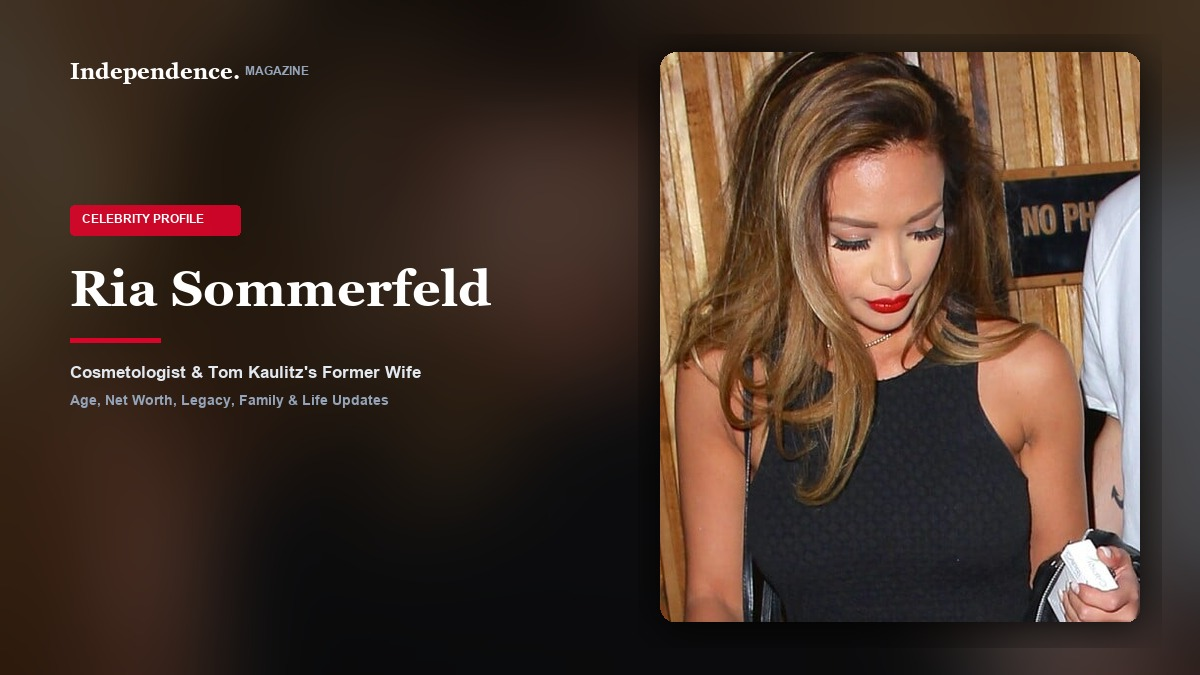
#> input picture assets/covers/ria-sommerfeld-cover.jpg, 1200 x 675 px, given in place of test_ria_purepeople.jpg, which was not available
$ python generate_batch13_covers.py
#> lines starting #> are read from the running program, lines starting #| are printed output that depends on the picture; pictures that were not available may be replaced by others from this repository, and a replacement may not be noted
import os
from PIL import Image, ImageDraw, ImageFont, ImageFilter, ImageEnhance

SCRIPT_DIR = os.path.dirname(os.path.abspath(__file__))
BASE_DIR = os.path.abspath(os.path.join(SCRIPT_DIR, ".."))
COVERS_DIR = os.path.join(BASE_DIR, "assets", "covers")
ART_DIR = r"C:\Users\Lapzone.pk\.gemini\antigravity\brain\896bc68d-223d-4f88-b2d0-574555754628"
os.makedirs(COVERS_DIR, exist_ok=True)

PROFILES = [
    {
        "id": "ria-sommerfeld",
        "src_image": os.path.join(ART_DIR, "test_ria_purepeople.jpg"),
        "crop_box": (70, 180, 560, 760),
        "name": "Ria Sommerfeld",
        "category": "Celebrity",
        "subtitle": "Cosmetologist & Tom Kaulitz's Former Wife",
        "cover_filename": "ria-sommerfeld-cover.jpg",
        "middle_src": os.path.join(ART_DIR, "test_ria_gala.jpg"),
        "middle_crop": (0, 40, 960, 580),
        "middle_filename": "ria-sommerfeld-middle.jpg"
    },
    {
        "id": "ashton-meem",
        "src_image": os.path.join(ART_DIR, "test_b13_ashton_meem_1.jpg"),
        "crop_box": (200, 300, 1050, 1310),
        "name": "Ashton Meem",
        "category": "Biography",
        "subtitle": "Advertising Executive & Russell Wilson's First Wife",
        "cover_filename": "ashton-meem-cover.jpg",
        "middle_src": os.path.join(ART_DIR, "test_b13_ashton_meem_6.jpg"),
        "middle_crop": (100, 100, 1850, 1080),
        "middle_filename": "ashton-meem-middle.jpg"
    },
    {
        "id": "laura-quinn-hawk",
        "src_image": os.path.join(ART_DIR, "test_b13_laura_quinn_hawk_1.jpg"),
        "crop_box": (100, 400, 1700, 2300),
        "name": "Laura Quinn Hawk",
        "category": "Celebrity",
        "subtitle": "Interior Designer & A.J. Hawk's Wife",
        "cover_filename": "laura-quinn-hawk-cover.jpg",
        "middle_src": os.path.join(ART_DIR, "test_b13_laura_quinn_hawk_3.jpg"),
        "middle_crop": (0, 60, 1354, 820),
        "middle_filename": "laura-quinn-hawk-middle.jpg"
    }
]

def generate_cover(item):
    width, height = 1200, 675
    raw_img = Image.open(item["src_image"]).convert("RGB")
#> raw_img is the input picture: PIL image 1200x675 RGB; mean R, G, B 71.6, 53.5, 43.4
    cropped_subject = raw_img.crop(item["crop_box"])

    # 1. Background: Blurred & Darkened version of subject photo
    bg = cropped_subject.resize((width, height), Image.Resampling.LANCZOS)
    bg = bg.filter(ImageFilter.GaussianBlur(radius=42))
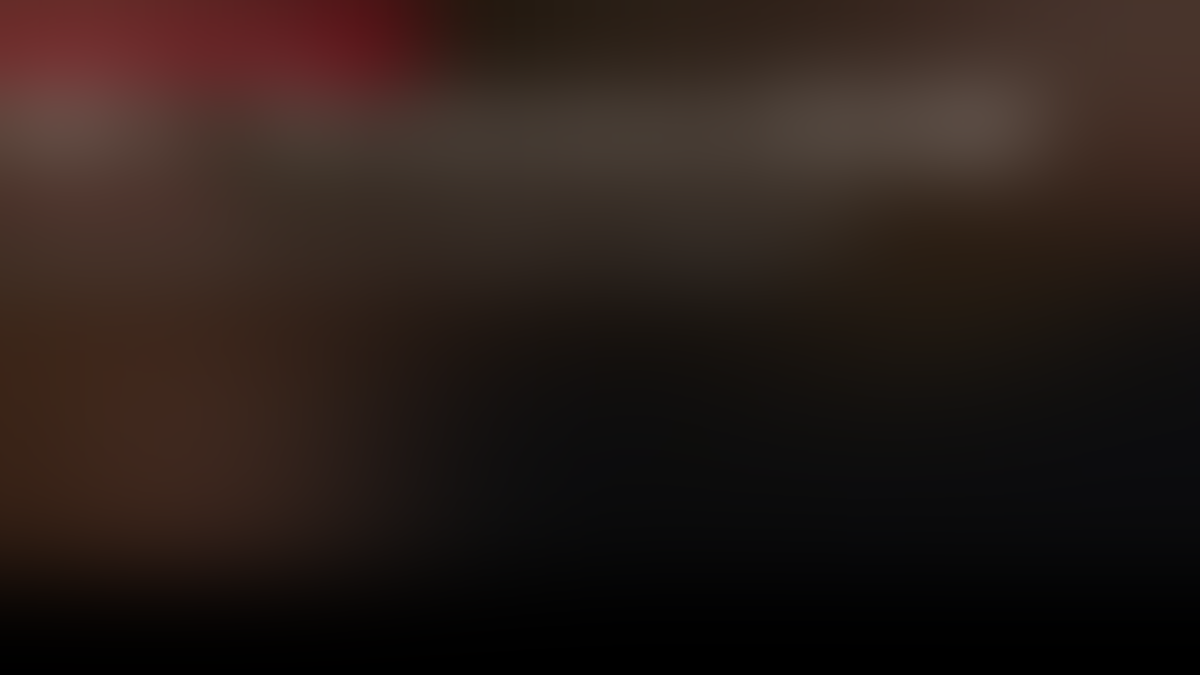
#> bg: PIL image 1200x675 RGB; mean R, G, B 41.4, 29.3, 24.6
    enhancer = ImageEnhance.Brightness(bg)
    bg = enhancer.enhance(0.35)

    # 2. Foreground Portrait Box (480 x 570)
    pw, ph = 480, 570
    sw, sh = cropped_subject.size
#> sw = 490; sh = 580
    target_ratio = pw / ph
    cur_ratio = sw / sh
#> cur_ratio = 0.845

    if cur_ratio > target_ratio:
        new_w = int(sh * target_ratio)
#> new_w = 488
        left = (sw - new_w) // 2
#> left = 1
        p_crop = cropped_subject.crop((left, 0, left + new_w, sh))
    else:
        new_h = int(sw / target_ratio)
        top = (sh - new_h) // 4
        p_crop = cropped_subject.crop((0, max(0, top), sw, min(sh, top + new_h)))

    portrait = p_crop.resize((pw, ph), Image.Resampling.LANCZOS)
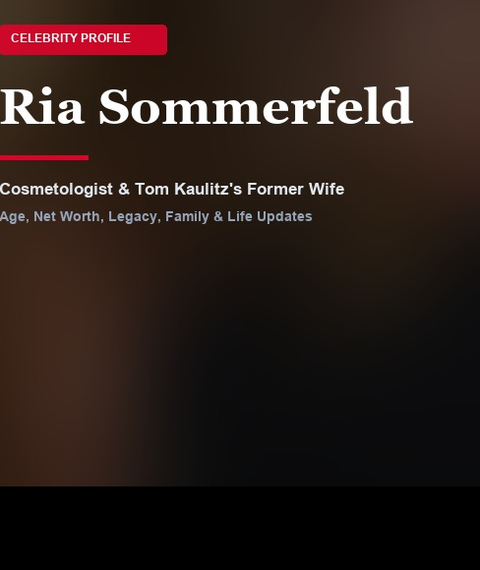
#> portrait: PIL image 480x570 RGB; mean R, G, B 41.7, 29.4, 24.8

    # Rounded corners mask
    mask = Image.new('L', (pw, ph), 0)
#> mask: PIL image 480x570 L; every value is 0
    mask_draw = ImageDraw.Draw(mask)
    mask_draw.rounded_rectangle([0, 0, pw, ph], radius=16, fill=255)

    px, py = width - pw - 60, (height - ph) // 2

    # Drop shadow
    shadow = Image.new('RGBA', (pw + 44, ph + 44), (0, 0, 0, 0))
#> shadow: PIL image 524x614 RGBA; every value is 0
    s_draw = ImageDraw.Draw(shadow)
    s_draw.rounded_rectangle([18, 18, pw + 26, ph + 26], radius=24, fill=(0, 0, 0, 195))
    shadow = shadow.filter(ImageFilter.GaussianBlur(radius=18))
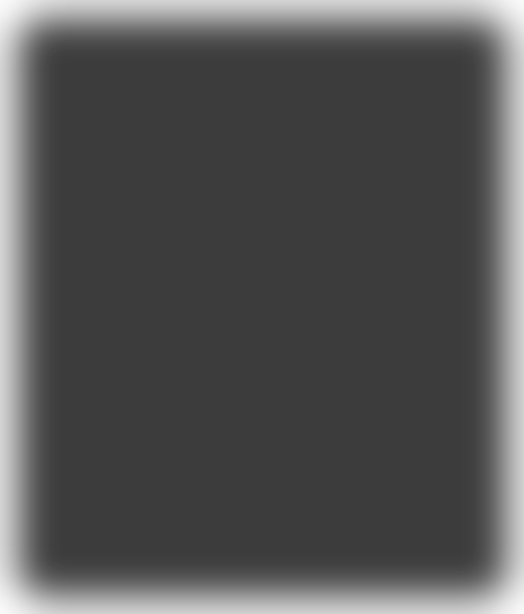
#> shadow: PIL image 524x614 RGBA; mean R, G, B, A 0, 0, 0, 169.9; transparent parts drawn white
    bg.paste(shadow, (px - 22, py - 18), shadow)

    # Paste sharp portrait
    bg.paste(portrait, (px, py), mask)
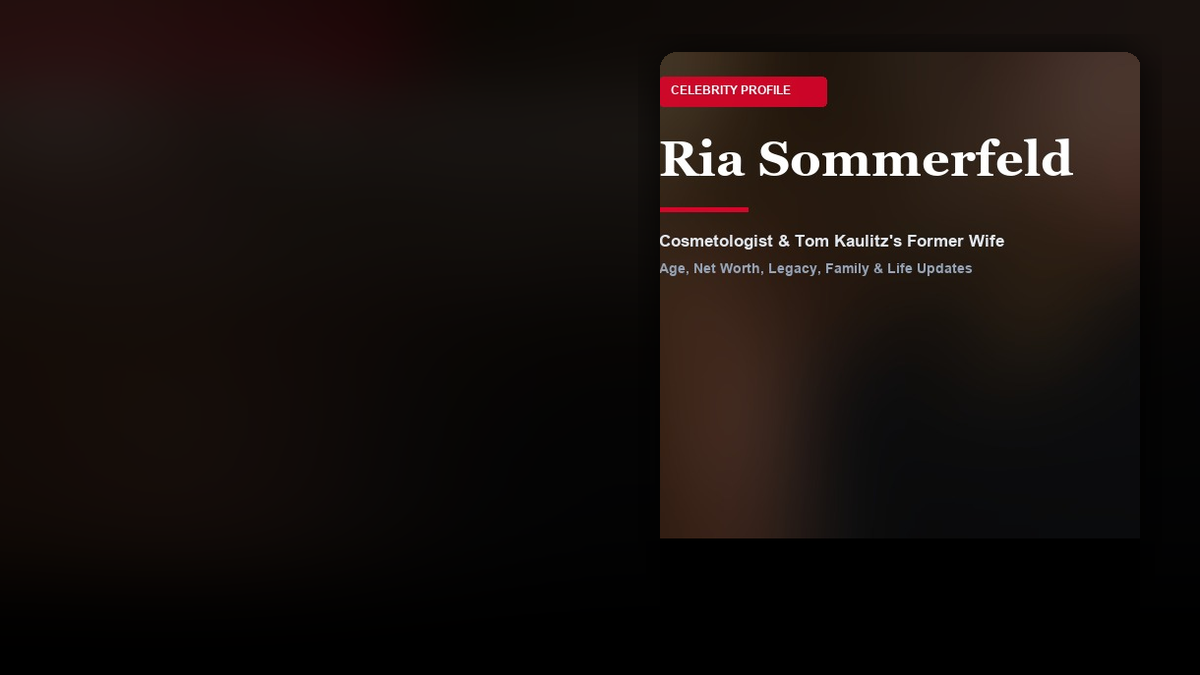
#> bg: PIL image 1200x675 RGB; mean R, G, B 24, 16.5, 13.8

    # 3. Editorial Typography (Left side)
    draw = ImageDraw.Draw(bg, 'RGBA')
    try:
        font_brand = ImageFont.truetype(r"C:\Windows\Fonts\georgiab.ttf", 22)
        font_tag = ImageFont.truetype(r"C:\Windows\Fonts\arialbd.ttf", 12)
        font_name = ImageFont.truetype(r"C:\Windows\Fonts\georgiab.ttf", 50)
        font_sub = ImageFont.truetype(r"C:\Windows\Fonts\arialbd.ttf", 17)
        font_sub2 = ImageFont.truetype(r"C:\Windows\Fonts\arialbd.ttf", 14)
    except Exception:
        font_brand = ImageFont.load_default()
        font_tag = ImageFont.load_default()
        font_name = ImageFont.load_default()
        font_sub = ImageFont.load_default()
        font_sub2 = ImageFont.load_default()

    # Top brand badge: Independence. MAGAZINE
    draw.text((70, 58), "Independence.", fill=(255, 255, 255), font=font_brand)
    draw.text((245, 64), "MAGAZINE", fill=(148, 163, 184), font=font_tag)

    # Category Pill
    tag_y = 205
    tag_text = f"{item['category'].upper()} PROFILE"
    draw.rounded_rectangle([70, tag_y, 240, tag_y + 30], radius=4, fill=(217, 4, 41, 235))
    draw.text((82, tag_y + 7), tag_text, fill=(255, 255, 255), font=font_tag)

    # Person Name
    name_lines = item["name"].split(" ")
    if len(name_lines) <= 2:
        draw.text((70, 260), item["name"], fill=(255, 255, 255), font=font_name)
        curr_y = 338
    else:
        line1 = " ".join(name_lines[:2])
        line2 = " ".join(name_lines[2:])
        draw.text((70, 250), line1, fill=(255, 255, 255), font=font_name)
        draw.text((70, 312), line2, fill=(255, 255, 255), font=font_name)
        curr_y = 390

    # Crimson underline accent
    draw.rectangle([70, curr_y, 160, curr_y + 4], fill=(217, 4, 41, 255))

    # Subtitles
    draw.text((70, curr_y + 24), item["subtitle"], fill=(226, 232, 240), font=font_sub)
    draw.text((70, curr_y + 54), "Age, Net Worth, Legacy, Family & Life Updates", fill=(148, 163, 184), font=font_sub2)

    cover_path = os.path.join(COVERS_DIR, item["cover_filename"])
    bg.save(cover_path, "JPEG", quality=92)
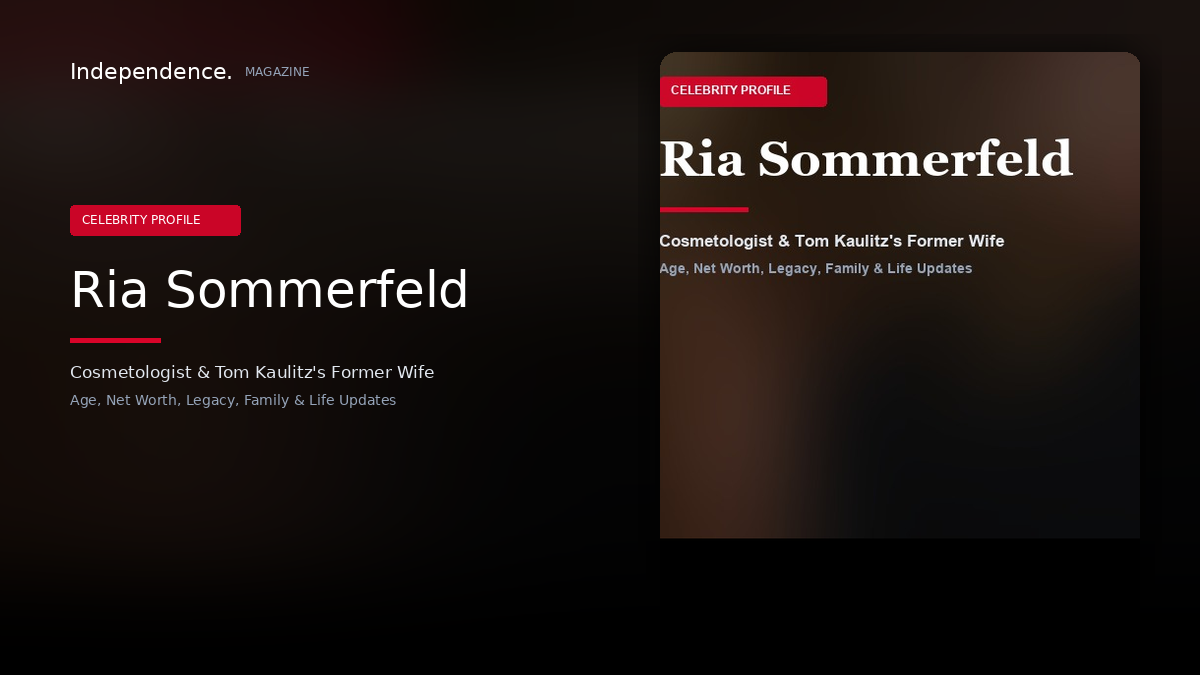
#> saved as ria-sommerfeld-cover.jpg: PIL image 1200x675 RGB; mean R, G, B 27.2, 18.5, 16.1
    print(f"Generated Spark cover: {cover_path}")

    # Generate Middle Editorial Image with strict 16:9 ratio preservation
    middle_src = item.get("middle_src", item["src_image"])
    raw_middle = Image.open(middle_src).convert("RGB")
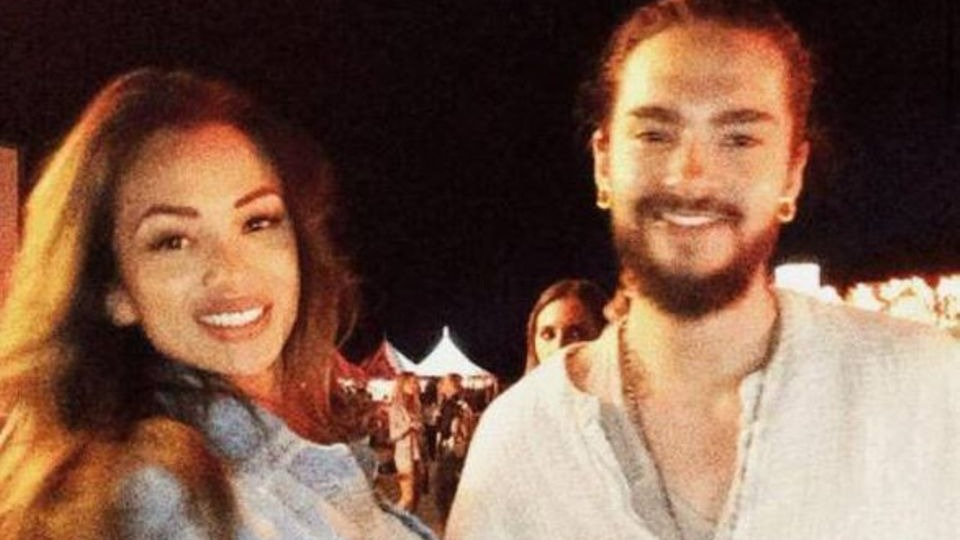
#> input picture assets/covers/ria-sommerfeld-middle.jpg, 960 x 540 px, given in place of test_ria_gala.jpg, which was not available
#> raw_middle is the input picture: PIL image 960x540 RGB; mean R, G, B 126.3, 92.7, 74.3
    mid_crop = raw_middle.crop(item["middle_crop"])
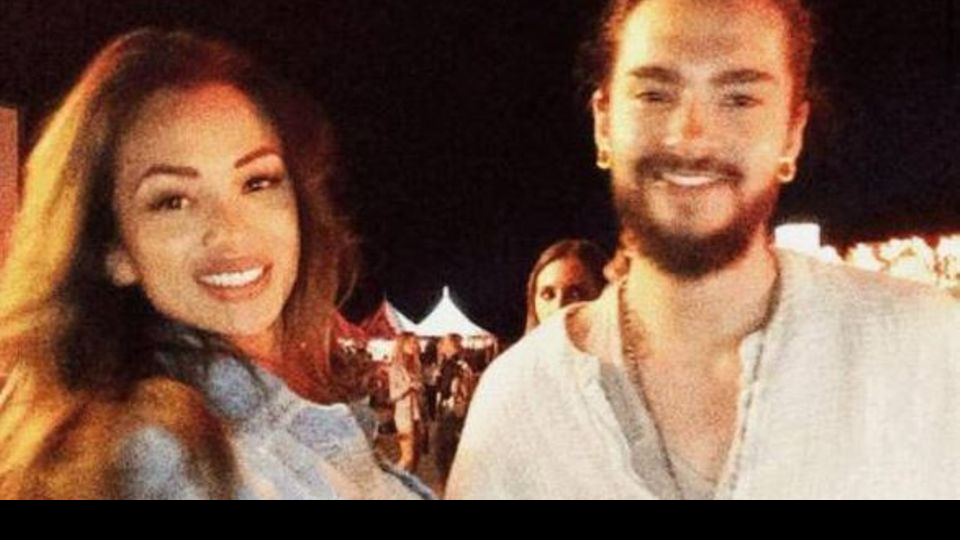
#> mid_crop: PIL image 960x540 RGB; mean R, G, B 123.5, 91.6, 73.3

    mw, mh = mid_crop.size
#> mw = 960; mh = 540
    target_mid_ratio = 16.0 / 9.0
    cur_mid_ratio = mw / mh
#> cur_mid_ratio = 1.78
    if cur_mid_ratio > target_mid_ratio:
        new_mw = int(mh * target_mid_ratio)
        offset_x = (mw - new_mw) // 2
        mid_crop = mid_crop.crop((offset_x, 0, offset_x + new_mw, mh))
    elif cur_mid_ratio < target_mid_ratio:
        new_mh = int(mw / target_mid_ratio)
        offset_y = (mh - new_mh) // 3
        mid_crop = mid_crop.crop((0, max(0, offset_y), mw, min(mh, offset_y + new_mh)))

    mid_resized = mid_crop.resize((960, 540), Image.Resampling.LANCZOS)
    middle_path = os.path.join(COVERS_DIR, item["middle_filename"])
    mid_resized.save(middle_path, "JPEG", quality=92)
    print(f"Generated Middle image: {middle_path}")

if __name__ == "__main__":
    for p in PROFILES:
#> (the run stopped early here; a loop or call above may not have finished)
